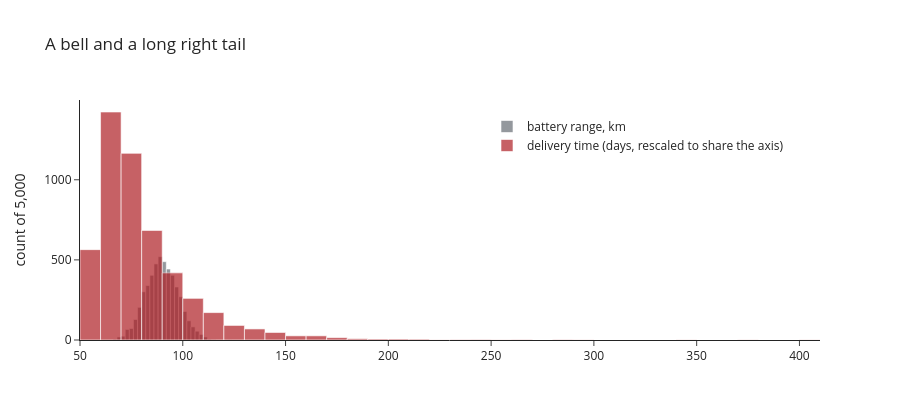

Notebook code cell kept with this figure:
### Markdown cell above
### Skewness: when the bell is the wrong picture
Battery range is symmetric: mean and median coincide. Delivery time is not — most parcels take two days, a few take ten. A long right tail pulls the mean above the median. Before you use the table, ask whether the data are a bell.

### Code cell
rng = np.random.default_rng(7)
ranges = rng.normal(90, 8, 5000)                                  # symmetric: battery range
delivery = rng.lognormal(mean=np.log(2.4), sigma=0.716, size=5000) # right-skewed: delivery days, median 2.4

fig = go.Figure()
fig.add_histogram(x=ranges, nbinsx=60, name="battery range, km", marker_color=GREY, opacity=.8)
fig.add_histogram(x=delivery * 10 + 50, nbinsx=60, name="delivery time (days, rescaled to share the axis)", marker_color=RED, opacity=.7)
fig.update_layout(template="simple_white", height=420, barmode="overlay", title="A bell and a long right tail",
                  xaxis_title="", yaxis_title="count of 5,000", legend=dict(x=.55, y=.95))
fig.show()

for name, x, unit in (("battery range", ranges, "km"), ("delivery time", delivery, "days")):
    skew = stats.skew(x)
    print(f"{name:<14} mean {np.mean(x):6.2f} {unit:<4} median {np.median(x):6.2f} {unit:<4} skewness {skew:+.2f}"
          f"  → {'mean ≈ median: symmetric, the table applies' if abs(skew) < .2 else 'mean > median: positive skew, the table does not apply'}")

### Figure 1 — Plotly figure (JSON) as saved in the notebook; plotly's stock layout.template omitted (floating-point values rounded to 4 significant figures; data arrays with more than 128 entries replaced by an {"elided": "..."} marker saying what was removed)
{"data": [{"marker": {"color": "#7a7f85"}, "name": "battery range, km", "nbinsx": 60, "opacity": 0.8, "type": "histogram", "x": {"elided": "5000 float values"}}, {"marker": {"color": "#AF1F25"}, "name": "delivery time (days, rescaled to share the axis)", "nbinsx": 60, "opacity": 0.7, "type": "histogram", "x": {"elided": "5000 float values"}}], "layout": {"barmode": "overlay", "height": 420, "legend": {"x": 0.55, "y": 0.95}, "title": {"text": "A bell and a long right tail"}, "xaxis": {"title": {"text": ""}}, "yaxis": {"title": {"text": "count of 5,000"}}}}
